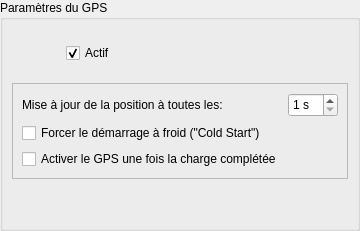
        <widget class="QWidget" name="pgGPS">
         <layout class="QVBoxLayout" name="verticalLayout_19">
          <property name="spacing">
           <number>0</number>
          </property>
          <property name="leftMargin">
           <number>0</number>
          </property>
          <property name="topMargin">
           <number>0</number>
          </property>
          <property name="rightMargin">
           <number>0</number>
          </property>
          <property name="bottomMargin">
           <number>0</number>
          </property>
          <item>
           <widget class="QGroupBox" name="grpGPS">
            <property name="title">
             <string>Paramètres du GPS</string>
            </property>
            <layout class="QVBoxLayout" name="verticalLayout_20">
             <item>
              <layout class="QHBoxLayout" name="horizontalLayout_10">
               <item>
                <widget class="QLabel" name="lblGPS">
                 <property name="sizePolicy">
                  <sizepolicy hsizetype="Fixed" vsizetype="Fixed">
                   <horstretch>0</horstretch>
                   <verstretch>0</verstretch>
                  </sizepolicy>
                 </property>
                 <property name="minimumSize">
                  <size>
                   <width>48</width>
                   <height>48</height>
                  </size>
                 </property>
                 <property name="maximumSize">
                  <size>
                   <width>48</width>
                   <height>48</height>
                  </size>
                 </property>
                 <property name="text">
                  <string/>
                 </property>
                 <property name="pixmap">
                  <pixmap resource="wimustudio2.qrc">:/icons/images/gps.png</pixmap>
                 </property>
                 <property name="scaledContents">
                  <bool>true</bool>
                 </property>
                </widget>
               </item>
               <item>
                <widget class="QCheckBox" name="chkGPS">
                 <property name="cursor">
                  <cursorShape>PointingHandCursor</cursorShape>
                 </property>
                 <property name="text">
                  <string>Actif</string>
                 </property>
                 <property name="checked">
                  <bool>true</bool>
                 </property>
                </widget>
               </item>
              </layout>
             </item>
             <item>
              <widget class="QFrame" name="frameGPS">
               <property name="frameShape">
                <enum>QFrame::StyledPanel</enum>
               </property>
               <property name="frameShadow">
                <enum>QFrame::Raised</enum>
               </property>
               <layout class="QFormLayout" name="formLayout_5">
                <item row="0" column="0">
                 <widget class="QLabel" name="lblGPSSampling">
                  <property name="text">
                   <string>Mise à jour de la position à toutes les:</string>
                  </property>
                 </widget>
                </item>
                <item row="0" column="1">
                 <widget class="QSpinBox" name="spinGPSSampling">
                  <property name="sizePolicy">
                   <sizepolicy hsizetype="Fixed" vsizetype="Fixed">
                    <horstretch>0</horstretch>
                    <verstretch>0</verstretch>
                   </sizepolicy>
                  </property>
                  <property name="minimumSize">
                   <size>
                    <width>0</width>
                    <height>24</height>
                   </size>
                  </property>
                  <property name="suffix">
                   <string> s</string>
                  </property>
                  <property name="minimum">
                   <number>1</number>
                  </property>
                  <property name="maximum">
                   <number>10</number>
                  </property>
                 </widget>
                </item>
                <item row="1" column="0">
                 <widget class="QCheckBox" name="chkGPSColdStart">
                  <property name="cursor">
                   <cursorShape>PointingHandCursor</cursorShape>
                  </property>
                  <property name="text">
                   <string>Forcer le démarrage à froid (&quot;Cold Start&quot;)</string>
                  </property>
                 </widget>
                </item>
                <item row="2" column="0">
                 <widget class="QCheckBox" name="chkGPSAutoWake">
                  <property name="cursor">
                   <cursorShape>PointingHandCursor</cursorShape>
                  </property>
                  <property name="text">
                   <string>Activer le GPS une fois la charge complétée</string>
                  </property>
                 </widget>
                </item>
               </layout>
              </widget>
             </item>
             <item>
              <spacer name="verticalSpacer_7">
               <property name="orientation">
                <enum>Qt::Vertical</enum>
               </property>
               <property name="sizeHint" stdset="0">
                <size>
                 <width>20</width>
                 <height>40</height>
                </size>
               </property>
              </spacer>
             </item>
            </layout>
           </widget>
          </item>
         </layout>
        </widget>
